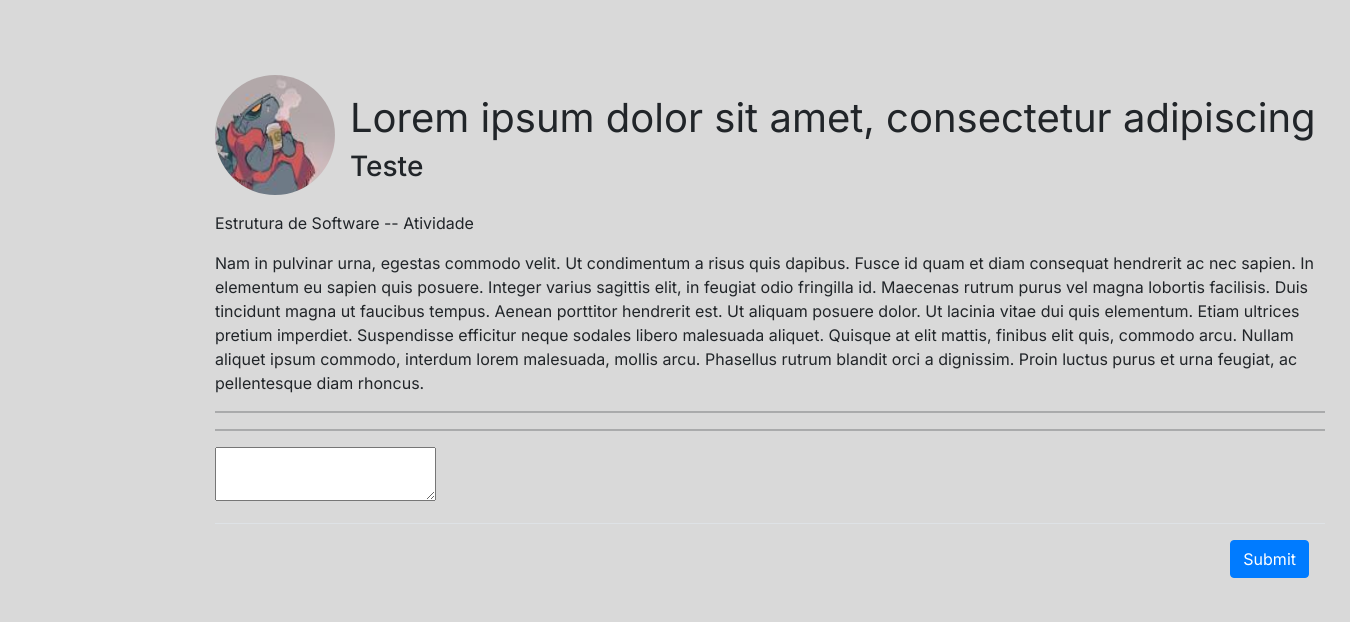
Before: /principal/4 with the older database file.
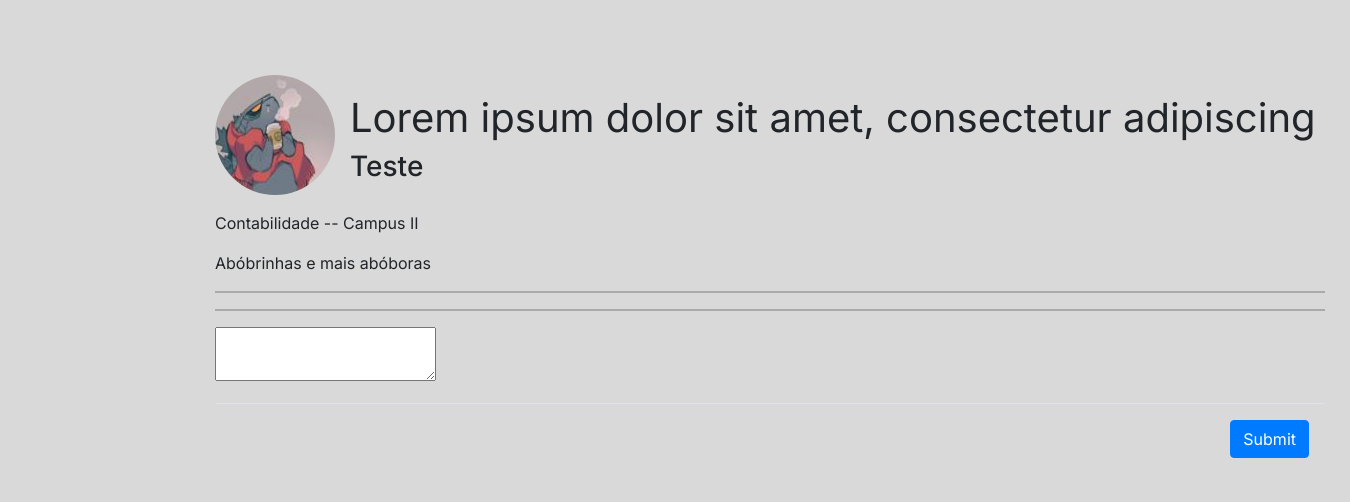
After: the same page with the newer database file.
### models.py (models this page shows, shortened)
class Topico(db.Model):
    id = db.Column(db.Integer, primary_key=True)
    data = db.Column(db.DateTime)
    titulo = db.Column(db.String(50))
    categoria = db.Column(db.String(150))
    etiqueta = db.Column(db.String(150))
    autor_id = db.Column(db.Integer, db.ForeignKey('user.id'))
    texto = db.Column(db.String(400))
    respostas = db.relationship('Resposta', backref='topico', cascade='all, delete-orphan', lazy=True)

### routes/principal.py (the view)
@principal_route.route('/<filtro>')
def principalTemplate(filtro):
    if filtro == "nada":
        filtro = None
    categorias = Categoria.query.all()
    etiquetas = Etiqueta.query.all()
    return render_template('conteudoPrincipal.html', filtro=filtro, user=current_user, categorias=categorias, etiquetas=etiquetas)

### forms.py
class RespostaForm(FlaskForm):
    texto = CKEditorField('Texto', validators=[DataRequired()])
    submit = SubmitField()

### routes/principal.py (called while the page is built, shortened)
@principal_route.route('/<int:topicoID>', methods=['GET', 'POST'])
def detalhe_topico(topicoID):
    categorias = Categoria.query.all()
    etiquetas = Etiqueta.query.all()
    form = RespostaForm()
    topico = Topico.query.filter_by(id=topicoID).first()
    autor = User.query.filter_by(id=topico.autor_id).first()
    autor_imagem = url_for('static', filename='profile-pics/' + autor.arq_imagem)
    return render_template('detalhesTopico.html', topico=topico, autor=autor, imagem=autor_imagem, form=form, user=current_user, categorias=categorias, etiquetas=etiquetas)

### templates/detalhesTopico.html (shortened to what this page needs)
{% extends "index.html" %}
{% block content %}
<div class="container" style="margin-top: 75px; margin-left: 200px;">
    <div class="row align-items-center" style="width: auto;">
        <div class="col-1" style="margin-right: 40px;">
            <img class="rounded-circle " style="height: 120px; width: 120px; margin-bottom: 16px;" src="{{ imagem }}">
        </div>
        <div class="col">
            <h1>{{ topico.titulo }}</h1>
            <h3>{{ topico.autor.nome}}</h3>
        </div>
    </div>
    <p>{{ topico.categoria }} -- {{ topico.etiqueta }}</p>
    <p>{{ topico.texto|safe }}</p>
    <hr>
    <hr>
    <div class="container" style="padding-left: 0px; padding-right: 0px; width: 100%;">
        <form
                action="{{ url_for('principal.detalhe_topico', topicoID=topico.id) }}"
                method="POST"
                enctype="multipart/form-data"
            >
            <div class="form-group">
                {% if form.texto.errors %}
                    {{ form.texto(class="form-control form-control-lg is-invalid") }}
                    <div class="invalid-feedback">
                        {% for error in form.texto.errors %}
                            <span>{{ error }}</span>
                        {% endfor %}
                    </div>
                {% else %}
                    {{ form.texto }}
                {% endif %}
            </div>
            <div class="modal-footer">
                {{ form.submit(class="btn btn-primary") }}
            </div>
        </form>
    </div>
</div>
{% endblock %}

Changed rows visible on the page:
changed Topico "Lorem ipsum dolor sit amet, consectetur adipiscing": categoria "Estrutura de Software" → "Contabilidade"; etiqueta "Atividade" → "Campus II"; texto "Nam in pulvinar urna, egestas commodo velit. Ut condimentum a risus quis dapibus. Fusce id quam et diam consequat hendrerit ac nec sapien. In elementum eu sapien quis posuere. Integer varius sagittis elit, in feugiat odio fringilla id. Maecenas rutrum purus vel magna lobortis facilisis. Duis tincidunt magna ut faucibus tempus. Aenean porttitor hendrerit est. Ut aliquam posuere dolor. Ut lacinia vitae dui quis elementum. Etiam ultrices pretium imperdiet. Suspendisse efficitur neque sodales libero malesuada aliquet. Quisque at elit mattis, finibus elit quis, commodo arcu. Nullam aliquet ipsum commodo, interdum lorem malesuada, mollis arcu. Phasellus rutrum blandit orci a dignissim. Proin…" → "Abóbrinhas e mais abóboras"
